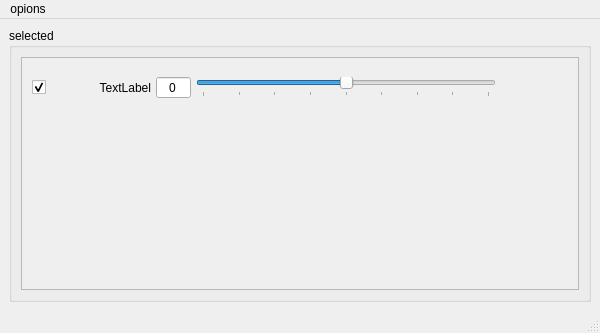
<?xml version="1.0" encoding="UTF-8"?>
<ui version="4.0">
 <class>MainWindow</class>
 <widget class="QMainWindow" name="MainWindow">
  <property name="windowModality">
   <enum>Qt::ApplicationModal</enum>
  </property>
  <property name="geometry">
   <rect>
    <x>0</x>
    <y>0</y>
    <width>600</width>
    <height>333</height>
   </rect>
  </property>
  <property name="sizePolicy">
   <sizepolicy hsizetype="Fixed" vsizetype="Preferred">
    <horstretch>0</horstretch>
    <verstretch>0</verstretch>
   </sizepolicy>
  </property>
  <property name="minimumSize">
   <size>
    <width>550</width>
    <height>0</height>
   </size>
  </property>
  <property name="maximumSize">
   <size>
    <width>600</width>
    <height>16777215</height>
   </size>
  </property>
  <property name="focusPolicy">
   <enum>Qt::StrongFocus</enum>
  </property>
  <property name="windowTitle">
   <string>MainWindow</string>
  </property>
  <property name="animated">
   <bool>false</bool>
  </property>
  <property name="documentMode">
   <bool>false</bool>
  </property>
  <property name="tabShape">
   <enum>QTabWidget::Rounded</enum>
  </property>
  <widget class="QWidget" name="centralwidget">
   <layout class="QVBoxLayout" name="verticalLayout">
    <item>
     <widget class="QGroupBox" name="groupBox">
      <property name="title">
       <string>selected</string>
      </property>
      <property name="flat">
       <bool>false</bool>
      </property>
      <layout class="QVBoxLayout" name="verticalLayout_3">
       <item>
        <widget class="QScrollArea" name="scrollArea">
         <property name="widgetResizable">
          <bool>true</bool>
         </property>
         <widget class="QWidget" name="scrollAreaWidgetContents">
          <property name="geometry">
           <rect>
            <x>0</x>
            <y>0</y>
            <width>560</width>
            <height>239</height>
           </rect>
          </property>
          <layout class="QVBoxLayout" name="verticalLayout_2">
           <item>
            <widget class="QWidget" name="mf_2" native="true">
             <property name="sizePolicy">
              <sizepolicy hsizetype="Expanding" vsizetype="Preferred">
               <horstretch>0</horstretch>
               <verstretch>0</verstretch>
              </sizepolicy>
             </property>
             <layout class="QHBoxLayout" name="horizontalLayout_2" stretch="0,0,0,0,0">
              <property name="spacing">
               <number>5</number>
              </property>
              <property name="sizeConstraint">
               <enum>QLayout::SetFixedSize</enum>
              </property>
              <property name="leftMargin">
               <number>1</number>
              </property>
              <property name="rightMargin">
               <number>1</number>
              </property>
              <property name="bottomMargin">
               <number>20</number>
              </property>
              <item>
               <widget class="QCheckBox" name="checkEnable_2">
                <property name="sizePolicy">
                 <sizepolicy hsizetype="Fixed" vsizetype="Fixed">
                  <horstretch>0</horstretch>
                  <verstretch>0</verstretch>
                 </sizepolicy>
                </property>
                <property name="minimumSize">
                 <size>
                  <width>0</width>
                  <height>0</height>
                 </size>
                </property>
                <property name="layoutDirection">
                 <enum>Qt::LeftToRight</enum>
                </property>
                <property name="autoFillBackground">
                 <bool>false</bool>
                </property>
                <property name="styleSheet">
                 <string notr="true"/>
                </property>
                <property name="text">
                 <string notr="true"/>
                </property>
                <property name="checked">
                 <bool>true</bool>
                </property>
               </widget>
              </item>
              <item>
               <widget class="QLabel" name="label">
                <property name="sizePolicy">
                 <sizepolicy hsizetype="Minimum" vsizetype="Preferred">
                  <horstretch>0</horstretch>
                  <verstretch>0</verstretch>
                 </sizepolicy>
                </property>
                <property name="minimumSize">
                 <size>
                  <width>100</width>
                  <height>0</height>
                 </size>
                </property>
                <property name="text">
                 <string>TextLabel</string>
                </property>
                <property name="alignment">
                 <set>Qt::AlignRight|Qt::AlignTrailing|Qt::AlignVCenter</set>
                </property>
               </widget>
              </item>
              <item>
               <widget class="QSpinBox" name="spinBox_2">
                <property name="sizePolicy">
                 <sizepolicy hsizetype="Fixed" vsizetype="Fixed">
                  <horstretch>0</horstretch>
                  <verstretch>0</verstretch>
                 </sizepolicy>
                </property>
                <property name="frame">
                 <bool>true</bool>
                </property>
                <property name="alignment">
                 <set>Qt::AlignCenter</set>
                </property>
                <property name="readOnly">
                 <bool>true</bool>
                </property>
                <property name="buttonSymbols">
                 <enum>QAbstractSpinBox::NoButtons</enum>
                </property>
                <property name="correctionMode">
                 <enum>QAbstractSpinBox::CorrectToNearestValue</enum>
                </property>
                <property name="minimum">
                 <number>-100</number>
                </property>
                <property name="maximum">
                 <number>100</number>
                </property>
               </widget>
              </item>
              <item>
               <widget class="QSlider" name="horizontalSlider_2">
                <property name="sizePolicy">
                 <sizepolicy hsizetype="Fixed" vsizetype="Fixed">
                  <horstretch>0</horstretch>
                  <verstretch>0</verstretch>
                 </sizepolicy>
                </property>
                <property name="minimumSize">
                 <size>
                  <width>300</width>
                  <height>0</height>
                 </size>
                </property>
                <property name="minimum">
                 <number>-100</number>
                </property>
                <property name="maximum">
                 <number>100</number>
                </property>
                <property name="orientation">
                 <enum>Qt::Horizontal</enum>
                </property>
                <property name="tickPosition">
                 <enum>QSlider::TicksBelow</enum>
                </property>
                <property name="tickInterval">
                 <number>25</number>
                </property>
               </widget>
              </item>
              <item>
               <spacer name="horizontalSpacer_2">
                <property name="orientation">
                 <enum>Qt::Horizontal</enum>
                </property>
                <property name="sizeType">
                 <enum>QSizePolicy::Minimum</enum>
                </property>
                <property name="sizeHint" stdset="0">
                 <size>
                  <width>30</width>
                  <height>20</height>
                 </size>
                </property>
               </spacer>
              </item>
             </layout>
            </widget>
           </item>
           <item>
            <spacer name="verticalSpacer">
             <property name="orientation">
              <enum>Qt::Vertical</enum>
             </property>
             <property name="sizeHint" stdset="0">
              <size>
               <width>20</width>
               <height>40</height>
              </size>
             </property>
            </spacer>
           </item>
          </layout>
         </widget>
        </widget>
       </item>
      </layout>
     </widget>
    </item>
   </layout>
  </widget>
  <widget class="QMenuBar" name="menubar">
   <property name="geometry">
    <rect>
     <x>0</x>
     <y>0</y>
     <width>600</width>
     <height>21</height>
    </rect>
   </property>
   <widget class="QMenu" name="menuOpsions">
    <property name="tearOffEnabled">
     <bool>false</bool>
    </property>
    <property name="title">
     <string notr="true">opions</string>
    </property>
    <property name="separatorsCollapsible">
     <bool>true</bool>
    </property>
    <addaction name="actionShow_all_selected"/>
    <addaction name="actionAllow_overshoot"/>
   </widget>
   <addaction name="menuOpsions"/>
  </widget>
  <widget class="QStatusBar" name="statusbar"/>
  <action name="actionShow_all_selected">
   <property name="checkable">
    <bool>true</bool>
   </property>
   <property name="text">
    <string>show all selected</string>
   </property>
  </action>
  <action name="actionAllow_overshoot">
   <property name="checkable">
    <bool>true</bool>
   </property>
   <property name="text">
    <string>allow overshoot</string>
   </property>
  </action>
 </widget>
 <resources/>
 <connections/>
</ui>
